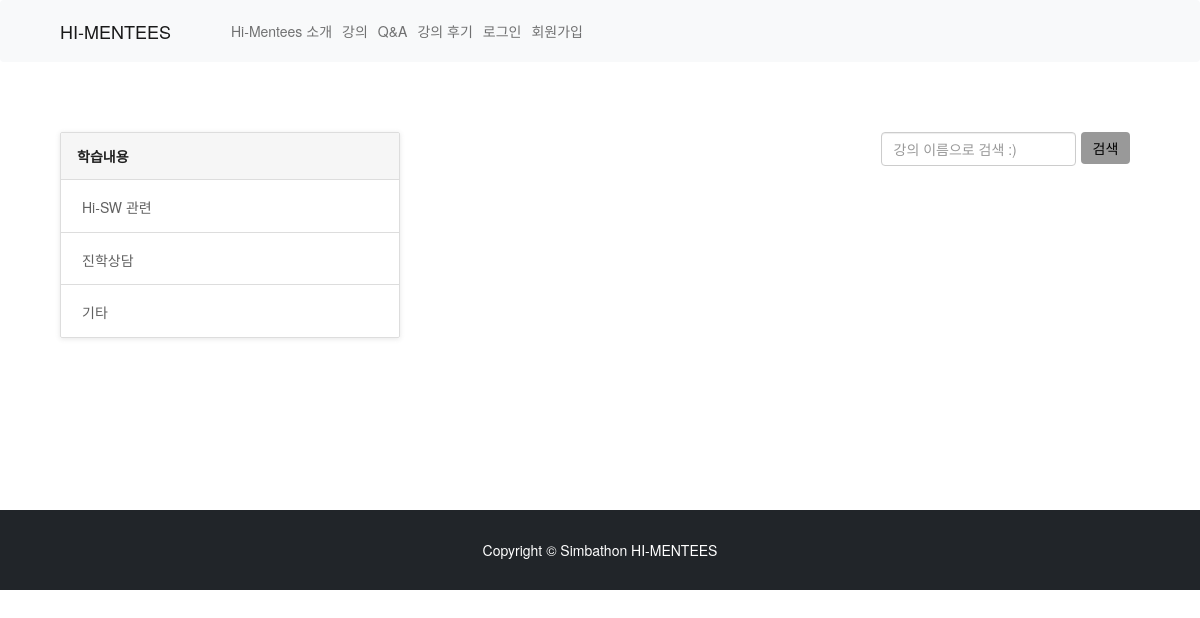
Before: /question/index/ with the older database file.
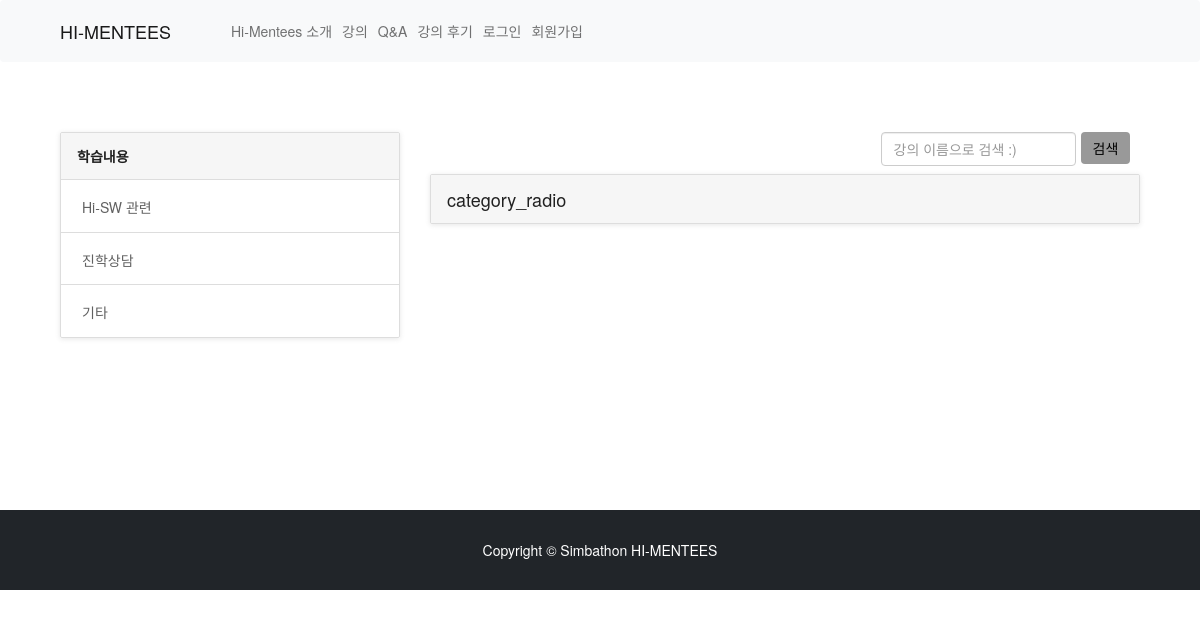
After: the same page with the newer database file.
### question/models.py (models this page shows)
class UserQuestion(models.Model):
    category_choice = (
        ('학습내용', '학습내용'),
        ('hi-sw 관련', 'hi-sw 관련'),
        ('진학상담', '진학상담'),
        ('기타', '기타'),
    )
    category = models.CharField(max_length=10, choices=category_choice, default='기타')
    lecture = models.ForeignKey(Lecture, on_delete=models.CASCADE, null=True, blank=True)
    title = models.CharField(max_length=100)
    content = models.TextField()
    question_reg_date = models.DateTimeField(default=timezone.now, verbose_name="질문작성일")
    user = models.ForeignKey(settings.AUTH_USER_MODEL, on_delete=models.CASCADE, null=False, verbose_name="질문자")
    answer = models.TextField(verbose_name="질문에 대한 답변", null=True, blank=True)
    answer_user = models.ForeignKey(UserProfile, on_delete=models.CASCADE, verbose_name="질문 답변자", null=True, blank=True)
    answer_reg_date = models.DateTimeField(verbose_name="답변작성일", null=True, blank=True)

### question/views.py (the view)
# urls.py: path('index/', views.QuestionList.as_view(), name="index"),
class QuestionList(ListView):
    model = UserQuestion
    context_object_name = 'question_list'
    template_name = 'question/question_list.html'
    def get_context_data(self, *args, **kwargs):
        context = super().get_context_data(*args, **kwargs)
        context['about_lecture'] = UserQuestion.objects.exclude(answer__exact='').filter(category='학습내용')
        context['about_hisw'] = UserQuestion.objects.exclude(answer__exact='').filter(category='hi-sw 관련')
        context['about_school'] = UserQuestion.objects.exclude(answer__exact='').filter(category='진학상담')
        context['about_etc'] = UserQuestion.objects.exclude(answer__exact='').filter(category='기타')
        return context

### question/templates/question/question_list.html (shortened to what this page needs)
{% extends "base.html" %}
{% load static %}
{% block content %}
<link rel='stylesheet prefetch' href='https://maxcdn.bootstrapcdn.com/bootstrap/3.3.6/css/bootstrap.min.css'>
<link rel='stylesheet prefetch' href='https://files.krve.io/f/eyespot.css'>
<link rel='stylesheet prefetch' href='https://cdn.cloudcache.dk/materialdesignicons/1.6.50/css/materialdesignicons.min.css'>
<div class="container" style="margin-top : 5em; margin-bottom : 10em;">
  <div class="col-md-4">
    <ul class="list-group help-group">
      <div class="faq-list list-group nav nav-tabs">
        <a href="#tab1" class="list-group-item active" role="tab" data-toggle="tab">
          학습내용
        </a>
        <a href="#tab2" class="list-group-item" role="tab" data-toggle="tab">
           Hi-SW 관련
        </a>
        <a href="#tab3" class="list-group-item" role="tab" data-toggle="tab">
           진학상담
        </a>
        <a href="#tab4" class="list-group-item" role="tab" data-toggle="tab">
           기타
        </a>
      </div>
    </ul>
  </div>
  <div class="col-md-8">
    <div class="tab-content panels-faq">
      <div class="tab-pane active" id="tab1">
        <form class="row g-2" style="margin-left: 32em;" action="{% url 'question:result' %}" method='GET'>
          <div class="col-auto" align="right;">
            <input type="search" class="form-control" id="search" name='query' placeholder="강의 이름으로 검색 :)">
          </div>
          <div class="col-auto">
            <button type="submit" class="btn btn-primary mb-3" style="background-color: #999999; color: #000000; border: none;">
              검색
            </button>
          </div>
        </form>
        <div class="panel-group" id="category1">
            {% for question in about_lecture %}
              <div class="panel panel-default panel-help">
                <a href="#question{{ question.id }}" data-toggle="collapse" data-parent="#category1">
                  <div class="panel-heading">
                    {% if question.lecture is not null %}
                      <h2>[ {{ question.lecture.title }} ] {{ question.title }}</h2>
                    {% else %}
                      <h2>{{ question.title }}</h2>
                    {% endif %}
                  </div>
                </a>
              </div>
            {% endfor %}
        </div>
      </div>
    </div>
  </div>
</div>
{%endblock%}

Changed rows visible on the page:
added UserQuestion: title "category_radio"
